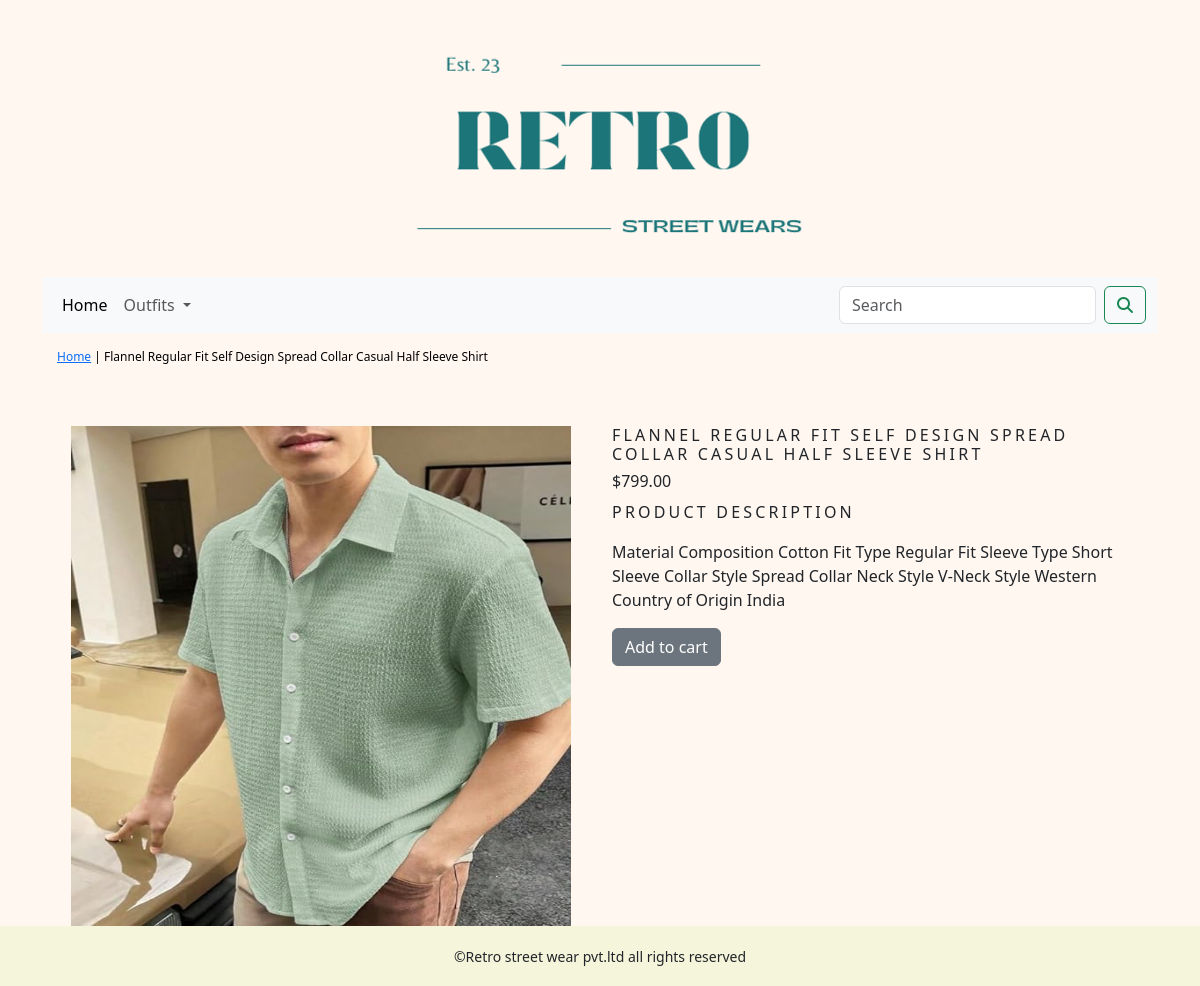
The page /Shirts/shirt006/ on the database its author committed.
### shop/models.py (models this page shows, shortened)
class Product(models.Model):
    name = models.CharField(max_length=250, unique=True)
    slug = models.SlugField(max_length=250, unique=True)
    description = models.TextField(blank=True)
    price = models.DecimalField(max_digits=10, decimal_places=2)
    category = models.ForeignKey(Category, on_delete=models.CASCADE)
    image = models.ImageField(upload_to='product', blank=True)
    stock = models.IntegerField()
    available = models.BooleanField(default=True)
    created = models.DateTimeField(auto_now_add=True)
    updated = models.DateTimeField(auto_now=True)
    class Meta:
        ordering = ('name',)
        verbose_name = 'product'
        verbose_name_plural = 'products'

### shop/views.py (the view)
# urls.py: path('<slug:c_slug>/<slug:product_slug>/', views.ProDetail, name='proCatdetail'),
def ProDetail(request, c_slug, product_slug):
    try:
        product = Product.objects.get(category__slug=c_slug, slug=product_slug)
    except Exception as e:
        raise e
    return render(request, "product.html", {'product': product})

### cart/context_processors.py (called while the page is built)
def counter(request):
    item_count = 0
    if 'admin' in request.path:
        return {}
    else:
        try:
            cart=Cart.objects.filter(cart_id=_cart_id(request))
            cart_items=CartItem.objects.filter(cart=cart[:1])
            for cart_item in cart_items:
                item_count += cart_item.quantity
        except Cart.DoesNotExist:
            item_count=0
    return dict(item_count=item_count)

### cart/views.py (called while the page is built)
def _cart_id(request):
    cart = request.session.session_key
    if not cart:
        cart = request.session.create()
    return cart

### shop/context_processors.py (called while the page is built)
def menu_links(request):
    links = Category.objects.all()
    return dict(links=links)

### shop/models.py (called while the page is built)
    def get_url(self):
        return reverse('shop:products_by_category', args=[self.slug])

### template/product.html (shortened to what this page needs)
{% extends 'base.html' %}
{% load static %}
{% block content %}
<div class="row my_prod_row_class">
    <div class="mx_auto">
        <p><a href="{% url 'shop:allproduct' %}">Home</a> | <a href="{{product.category.get_url}}"></a> {{product.name}}</p>
    </div>
</div>
<div class="container">
<br>
<div class="row">
    <div class="col-md-6 text-center">
        <div style="min-width:18rem">
            <img src="{{product.image.url}}" alt="{{product.name}}" width="500px" height="500px">
        </div>
    </div>
        <div class="col-md-6">
            <div>
            <h1 class="my_prod_title">{{product.name}}</h1>
            <h6>${{product.price}}</h6>
            <p class="my_title">Product description</p>
            <p class="text-justify my_prod_text">{{product.description}}</p>
            {% if product.stock <= 0 %}
            <p class="text-justify my_prod_text"><b>Out of stock</b></p>
            {% else %}
            <a  class="btn btn-secondary" href="{% url 'cart:add_cart' product.id %}">Add to cart</a>
            {% endif %}
        </div>
        </div>
</div>
</div>
{% endblock %}

### static/css/custom.css (style rules this page uses)
.my_title { font-size:16px; text-transform:uppercase; letter-spacing:.2em; }
.my_prod_row_class { padding:15px; padding-bottom:20px; }
.my_prod_row_class .mx_auto { color:#000; font-size:12px; text-decoration:none; }
.my_prod_title { font-size:16px; text-transform:uppercase; letter-spacing:.2em; }
.my_prod_text { padding-right:20px; }

### rows shown on the page
Product: name "Flannel Regular Fit Self Design Spread Collar Casual Half Sleeve Shirt", image (picture), name "FLANNEL REGULAR FIT SELF DESIGN SPREAD COLLAR CASUAL HALF SLEEVE SHIRT", price "799.00", description "Material Composition Cotton Fit Type Regular Fit Sleeve Type Short Sleeve Collar Style Spread Collar Neck Style V-Neck Style Western Country of Origin India"
